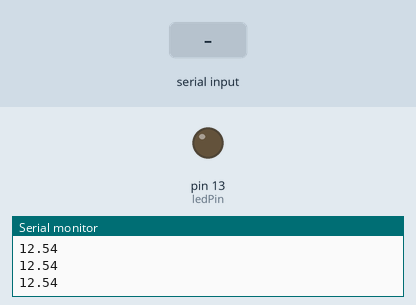
Simulated run of this sketch. Board: Arduino Uno, built with avr-gcc and run on an emulated ATmega328P. On the bench: output pins drawn as LEDs (lit = HIGH), the last lines printed to the serial monitor. The test bench sets the inputs (shaded band).

Above: at 2.8 s.
2.9 s: "1" received over the second serial link
At 3.4 s:
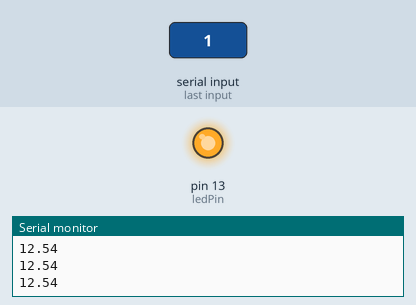
Timing chart, 0 to 5.9 s (numbered marks = the images above; inputs shaded):
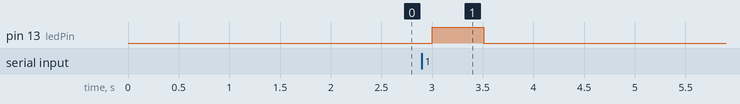

The sketch:

SerialSlave.ino
```cpp
// sensor arduino code

#include <SoftwareSerial.h>
#define TX 3 // nodeMcu softSerial RX -> arduino 3
#define RX 2 // nodeMcu softSerial TX -> arduino 2
SoftwareSerial nodeSerial(RX, TX); // (RX, TX)

#define ledPin 13

float val = 12.54;

void setup() {
  Serial.begin(9600);
  nodeSerial.begin(9600);
  pinMode(ledPin, OUTPUT);
}

void loop() {
  if (nodeSerial.available() > 0) {
    uint8_t dump = nodeSerial.read();
    digitalWrite(ledPin, HIGH);
    nodeSerial.print(val);
  }
  else {
    Serial.println(val);
    delay(500);                // LED 표시 시간
    digitalWrite(ledPin, LOW);
    delay(500);
  }
}
```

Measured:
- after the input at 2.9 s, pin 13 (ledPin): LOW → HIGH after 0.10 s, → LOW 0.51 s later
